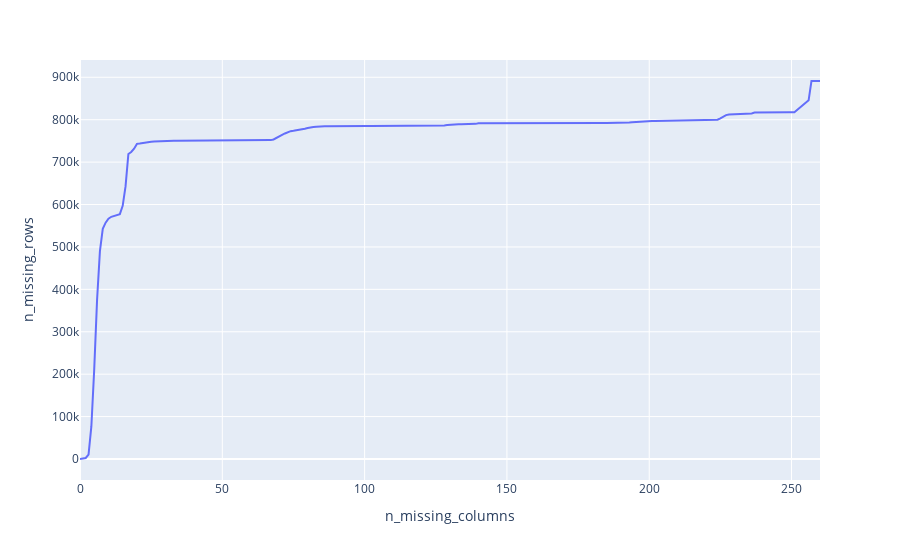

This figure's notebook cell:
### Code cell
fig = px.line(df_cum_missing, x='n_missing_columns', y='n_missing_rows')
fig.show()

### Figure 1 — Plotly figure (JSON) as saved in the notebook; plotly's stock layout.template omitted (floating-point values rounded to 4 significant figures; data arrays with more than 128 entries replaced by an {"elided": "..."} marker saying what was removed)
{"data": [{"hovertemplate": "n_missing_columns=%{x}<br>n_missing_rows=%{y}<extra></extra>", "legendgroup": "", "line": {"color": "#636efa", "dash": "solid"}, "marker": {"symbol": "circle"}, "mode": "lines", "name": "", "orientation": "v", "showlegend": false, "type": "scatter", "x": {"elided": "209 int values"}, "xaxis": "x", "y": {"elided": "209 int values"}, "yaxis": "y"}], "layout": {"autosize": true, "legend": {"tracegroupgap": 0}, "margin": {"t": 60}, "xaxis": {"anchor": "y", "autorange": true, "domain": [0, 1], "range": [0, 260], "title": {"text": "n_missing_columns"}, "type": "linear"}, "yaxis": {"anchor": "x", "autorange": true, "domain": [0, 1], "range": [-49490.0, 940700.0], "title": {"text": "n_missing_rows"}, "type": "linear"}}}
